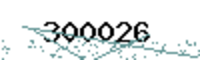
#> input picture target_captcha_images/300026.png, 200 x 60 px
$ python simpleDemo.py
#> lines starting #> are read from the running program, lines starting #| are printed output that depends on the picture; after the words box and inside, x2 and y2 are one past the last pixel; in counts of white or black regions, pixels touching at a corner belong together
from PIL import Image
import cv2 as cv
import pytesseract
import os

CAPTCHA_IMAGE_FOLDER = "target_captcha_images"

print(CAPTCHA_IMAGE_FOLDER)


# load the example image and convert it to grayscale
#image = cv.imread(CAPTCHA_IMAGE_FOLDER + '/NSI5X4.png')
image = cv.imread(CAPTCHA_IMAGE_FOLDER + '/300026.png')
#> image is the input picture: shape (60, 200, 3); mean B, G, R 230.9, 230.9, 227.2
#image = cv.imread(CAPTCHA_IMAGE_FOLDER + '/2A2X.png')
gray = cv.cvtColor(image, cv.COLOR_BGR2GRAY)
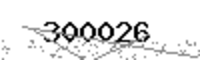
#> gray: shape (60, 200); min 0, max 255, mean 229.8

# thresholding to preprocess the image
gray = cv.threshold(gray, 0, 255, cv.THRESH_BINARY | cv.THRESH_OTSU)[1]
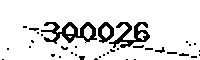
#> gray: shape (60, 200); 88.2% white; 37 black regions (28 under 20 px), largest, box (x1, y1, x2, y2) and area: (41, 22, 97, 44) 532, (109, 22, 150, 48) 419, (98, 22, 114, 43) 173

# median blurring should be done to remove noise
#gray = cv.medianBlur(gray, 3)

# write the grayscale image to disk as a temporary file so we can apply OCR to it
filename = "{}.png".format(os.getpid())
cv.imwrite(filename, gray)

# load the image as a PIL/Pillow image, apply OCR, and then delete the temporary file
#> (the run stopped early here; a loop or call above may not have finished)
